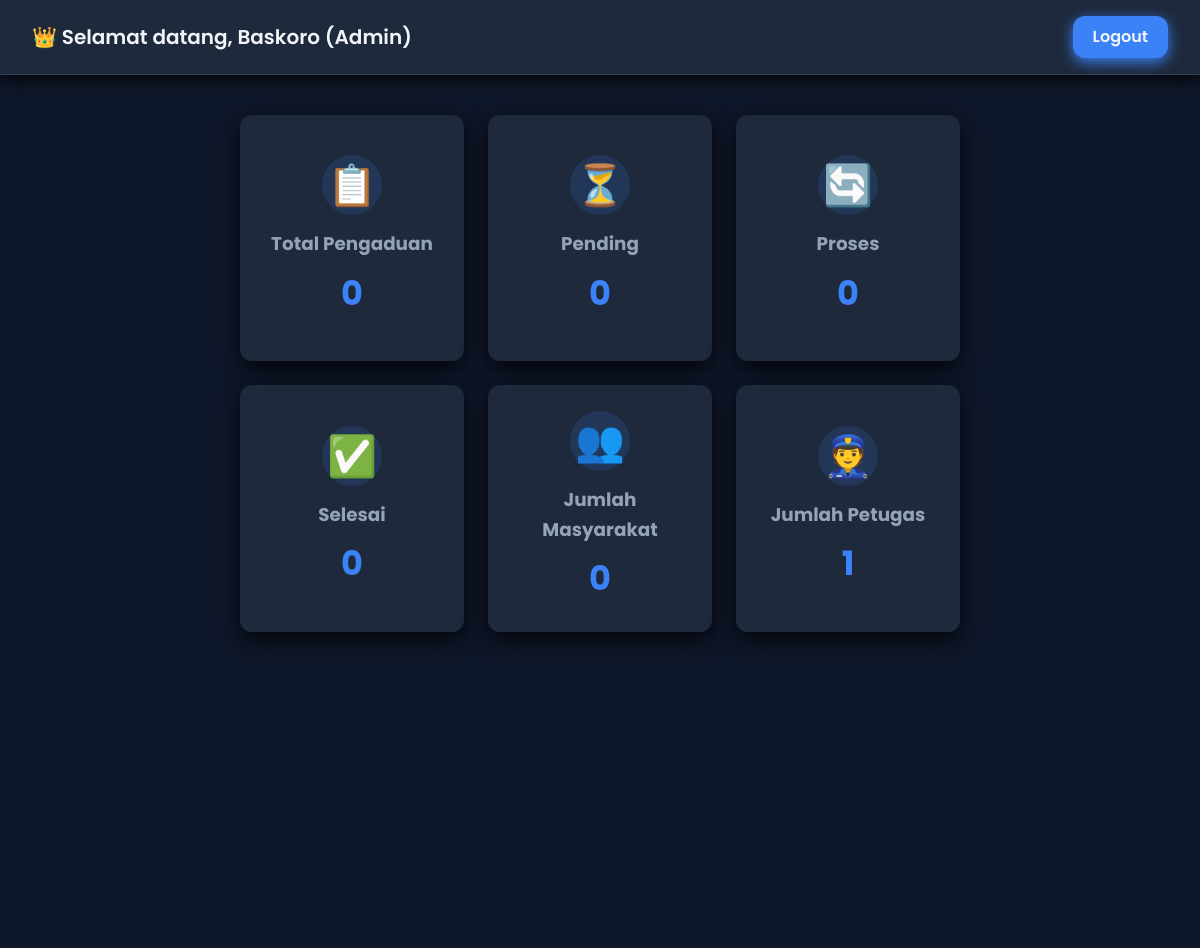
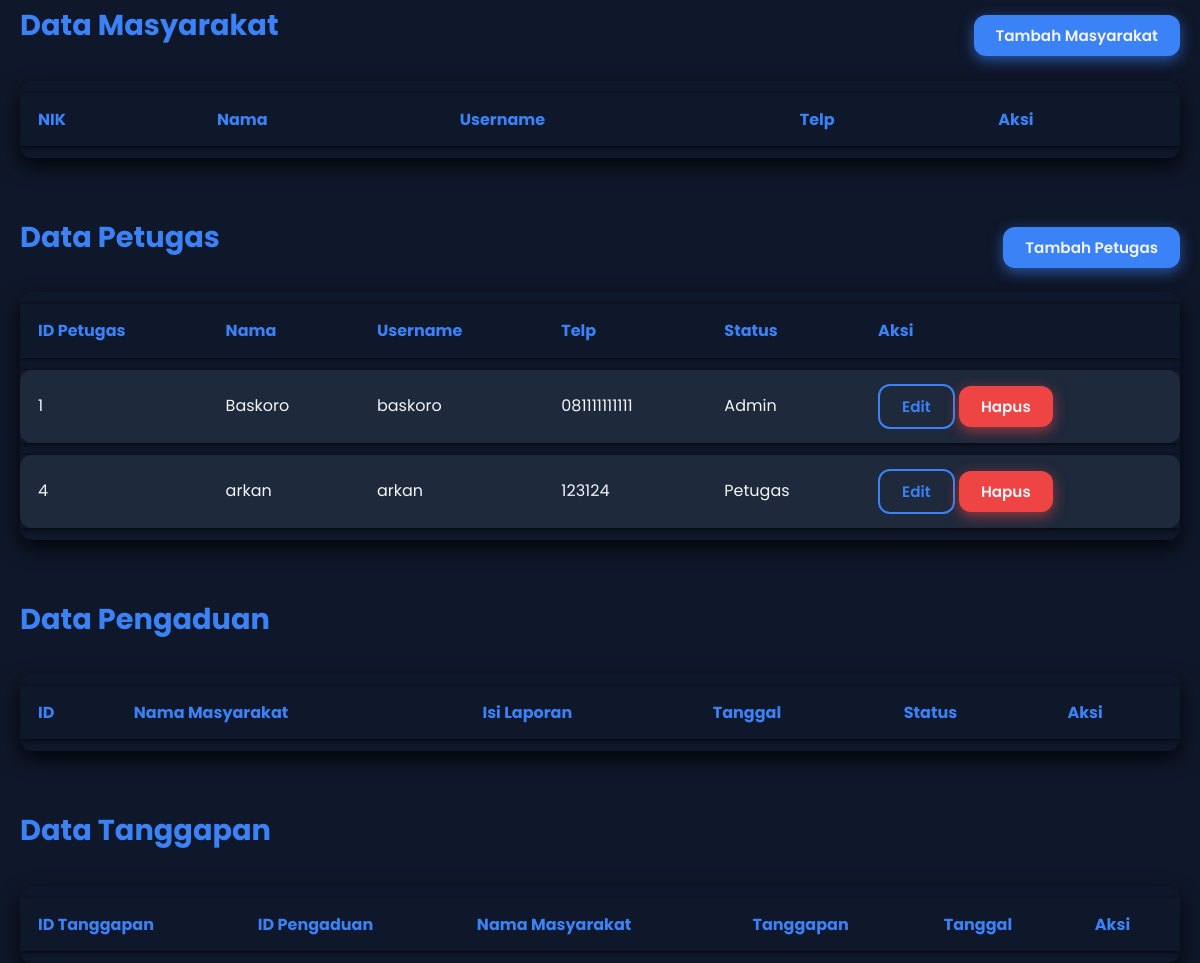
The page /admin_dashboard.php (signed in) on the database its author committed (2 pictures, top to bottom).
### tables this page shows
CREATE TABLE `petugas` (
  `id_petugas` int(11) NOT NULL COMMENT 'ID unik untuk petugas',
  `nama_petugas` varchar(35) NOT NULL COMMENT 'Nama lengkap petugas',
  `username` varchar(25) NOT NULL COMMENT 'Username untuk login, harus unik',
  `password` varchar(255) NOT NULL COMMENT 'Password yang di-hash menggunakan password_hash()',
  `telp` varchar(13) NOT NULL COMMENT 'Nomor telepon petugas, maksimal 13 digit',
  `status` enum('admin','petugas') NOT NULL COMMENT 'Status petugas: admin atau petugas',
  `created_at` timestamp NOT NULL DEFAULT current_timestamp() COMMENT 'Waktu pembuatan akun',
  `updated_at` timestamp NOT NULL DEFAULT current_timestamp() ON UPDATE current_timestamp() COMMENT 'Waktu terakhir diperbarui'
);

### admin_dashboard.php (the view, shortened to what this page needs)
<?php
include 'koneksi.php';
function getStats($koneksi) {
    $stats = [
        'total_pengaduan' => 0,
        'pending' => 0,
        'proses' => 0,
        'selesai' => 0,
        'total_masyarakat' => 0,
        'total_petugas' => 0,
        'recent_pengaduan' => [],
        'recent_tanggapan' => [],
        'data_masyarakat' => [],
        'data_petugas' => [],
        'data_pengaduan' => [],
        'data_tanggapan' => []
    ];
    $result = mysqli_query($koneksi, "SELECT COUNT(*) as total FROM pengaduan");
    $stats['total_pengaduan'] = mysqli_fetch_assoc($result)['total'];
    $result = mysqli_query($koneksi, "SELECT status, COUNT(*) as count FROM pengaduan GROUP BY status");
    $result = mysqli_query($koneksi, "SELECT COUNT(*) as count FROM masyarakat");
    $stats['total_masyarakat'] = mysqli_fetch_assoc($result)['count'];
    $result = mysqli_query($koneksi, "SELECT COUNT(*) as count FROM petugas WHERE status = 'petugas'");
    $stats['total_petugas'] = mysqli_fetch_assoc($result)['count'];
    $result = mysqli_query($koneksi, "SELECT nik, nama, username, telp FROM masyarakat");
    $result = mysqli_query($koneksi, "SELECT id_petugas, nama_petugas, username, telp, status FROM petugas");
    while ($row = mysqli_fetch_assoc($result)) {
        $stats['data_petugas'][] = [
            'id_petugas' => htmlspecialchars($row['id_petugas']),
            'nama_petugas' => htmlspecialchars($row['nama_petugas']),
            'username' => htmlspecialchars($row['username']),
            'telp' => htmlspecialchars($row['telp']),
            'status' => htmlspecialchars($row['status'])
        ];
    }
    $result = mysqli_query($koneksi, "SELECT p.id_pengaduan, m.nama, p.isi_laporan, p.tgl_pengaduan, p.status FROM pengaduan p JOIN masyarakat m ON p.nik = m.nik ORDER BY p.tgl_pengaduan DESC LIMIT 10");
    $result = mysqli_query($koneksi, "SELECT t.id_tanggapan, p.id_pengaduan, m.nama, t.tanggapan, t.tgl_tanggapan FROM tanggapan t JOIN pengaduan p ON t.id_pengaduan = p.id_pengaduan JOIN masyarakat m ON p.nik = m.nik ORDER BY t.tgl_tanggapan DESC LIMIT 10");
    return $stats;
}
$stats = getStats($koneksi);
?>
<!DOCTYPE html>
<html lang="id">
<head>
</head>
<body>
    <div class="navbar" role="banner">
        <span>👑 Selamat datang, <?php echo $_SESSION['nama_petugas']; ?> (Admin)</span>
        <a href="logout.php" role="link" aria-label="Logout">Logout</a>
    </div>
    <main class="container">
        <section class="stats-grid" aria-label="Statistik Pengaduan">
            <div class="stat-card" role="region" aria-labelledby="totalPengaduanTitle">
                <div class="icon" aria-hidden="true">📋</div>
                <h3 id="totalPengaduanTitle">Total Pengaduan</h3>
                <div class="number" id="total-pengaduan"><?php echo $stats['total_pengaduan']; ?></div>
            </div>
            <div class="stat-card" role="region" aria-labelledby="pendingTitle">
                <div class="icon" aria-hidden="true">⏳</div>
                <h3 id="pendingTitle">Pending</h3>
                <div class="number" id="pending"><?php echo $stats['pending']; ?></div>
            </div>
            <div class="stat-card" role="region" aria-labelledby="prosesTitle">
                <div class="icon" aria-hidden="true">🔄</div>
                <h3 id="prosesTitle">Proses</h3>
                <div class="number" id="proses"><?php echo $stats['proses']; ?></div>
            </div>
            <div class="stat-card" role="region" aria-labelledby="selesaiTitle">
                <div class="icon" aria-hidden="true">✅</div>
                <h3 id="selesaiTitle">Selesai</h3>
                <div class="number" id="selesai"><?php echo $stats['selesai']; ?></div>
            </div>
            <div class="stat-card" role="region" aria-labelledby="masyarakatTitle">
                <div class="icon" aria-hidden="true">👥</div>
                <h3 id="masyarakatTitle">Jumlah Masyarakat</h3>
                <div class="number" id="total-masyarakat"><?php echo $stats['total_masyarakat']; ?></div>
            </div>
            <div class="stat-card" role="region" aria-labelledby="petugasTitle">
                <div class="icon" aria-hidden="true">👮</div>
                <h3 id="petugasTitle">Jumlah Petugas</h3>
                <div class="number" id="total-petugas"><?php echo $stats['total_petugas']; ?></div>
            </div>
            <div></div>
            <div></div>
            <div></div>
        </section>
        <section aria-label="Data Masyarakat">
            <div class="section-header" style="display: flex; justify-content: space-between; align-items: center; margin-bottom: 12px;">
                <h2>Data Masyarakat</h2>
                <button class="btn" onclick="openModal('masyarakatModal', 'create')">Tambah Masyarakat</button>
            </div>
            <div class="scrollable-table" role="region" aria-labelledby="tableMasyarakat">
                <table aria-describedby="tableMasyarakat" role="grid" id="table-masyarakat" cellspacing="0" cellpadding="0">
                    <thead>
                        <tr>
                            <th>NIK</th>
                            <th>Nama</th>
                            <th>Username</th>
                            <th>Telp</th>
                            <th>Aksi</th>
                        </tr>
                    </thead>
                </table>
            </div>
        </section>
        <section aria-label="Data Petugas">
            <div class="section-header" style="display: flex; justify-content: space-between; align-items: center; margin-bottom: 12px;">
                <h2>Data Petugas</h2>
                <button class="btn" onclick="openModal('petugasModal', 'create')">Tambah Petugas</button>
            </div>
            <div class="scrollable-table" role="region" aria-labelledby="tablePetugas">
                <table aria-describedby="tablePetugas" role="grid" id="table-petugas" cellspacing="0" cellpadding="0">
                    <thead>
                        <tr>
                            <th>ID Petugas</th>
                            <th>Nama</th>
                            <th>Username</th>
                            <th>Telp</th>
                            <th>Status</th>
                            <th>Aksi</th>
                        </tr>
                    </thead>
                    <tbody>
                        <?php foreach ($stats['data_petugas'] as $petugas): ?>
                        <tr data-id_petugas="<?php echo $petugas['id_petugas']; ?>">
                            <td><?php echo $petugas['id_petugas']; ?></td>
                            <td><?php echo $petugas['nama_petugas']; ?></td>
                            <td><?php echo $petugas['username']; ?></td>
                            <td><?php echo $petugas['telp']; ?></td>
                            <td><?php echo ucfirst($petugas['status']); ?></td>
                            <td>
                                <button class="btn btn-secondary" onclick='openModal("petugasModal", "edit", <?php echo json_encode($petugas); ?>)'>Edit</button>
                                <button class="btn btn-danger" onclick='confirmDelete("petugas", "<?php echo $petugas['id_petugas']; ?>")'>Hapus</button>
                            </td>
                        </tr>
                        <?php endforeach; ?>
                    </tbody>
                </table>
            </div>
        </section>
        <section aria-label="Data Pengaduan">
            <div class="section-header" style="display: flex; justify-content: space-between; align-items: center; margin-bottom: 12px;">
                <h2>Data Pengaduan</h2>
            </div>
            <div class="scrollable-table" role="region" aria-labelledby="tablePengaduan">
                <table aria-describedby="tablePengaduan" role="grid" id="table-pengaduan" cellspacing="0" cellpadding="0">
                    <thead>
                        <tr>
                            <th>ID</th>
                            <th>Nama Masyarakat</th>
                            <th>Isi Laporan</th>
                            <th>Tanggal</th>
                            <th>Status</th>
                            <th>Aksi</th>
                        </tr>
                    </thead>
                </table>
            </div>
        </section>
        <section aria-label="Data Tanggapan">
            <div class="section-header" style="display: flex; justify-content: space-between; align-items: center; margin-bottom: 12px;">
                <h2>Data Tanggapan</h2>
            </div>
            <div class="scrollable-table" role="region" aria-labelledby="tableTanggapan">
                <table aria-describedby="tableTanggapan" role="grid" id="table-tanggapan" cellspacing="0" cellpadding="0">
                    <thead>
                        <tr>
                            <th>ID Tanggapan</th>
                            <th>ID Pengaduan</th>
                            <th>Nama Masyarakat</th>
                            <th>Tanggapan</th>
                            <th>Tanggal</th>
                            <th>Aksi</th>
                        </tr>
                    </thead>
                </table>
            </div>
        </section>
    </main>
</body>
</html>

### admin_dashboard.php (style rules this page uses)
:root { --bg: #0f172a; --card: #1e293b; --text: #f1f5f9; --text-muted: #94a3b8; --accent: #3b82f6; --danger: #ef4444; --success: #10b981; --border-radius: 12px; --shadow: rgba(0, 0, 0, 0.8); }
* { margin: 0; padding: 0; box-sizing: border-box; font-family: 'Poppins', sans-serif; }
body { background-color: var(--bg); color: var(--text); min-height: 100vh; line-height: 1.6; -webkit-font-smoothing: antialiased; -moz-osx-font-smoothing: grayscale; }
.navbar { background-color: var(--card); padding: 16px 32px; display: flex; justify-content: space-between; align-items: center; border-bottom: 1px solid #334155; box-shadow: 0 5px 15px var(--shadow); position: sticky; top: 0; z-index: 1100; }
.navbar span { font-weight: 600; font-size: 1.25rem; }
.navbar a { color: var(--text); font-weight: 600; text-decoration: none; padding: 8px 20px; border-radius: var(--border-radius); background-color: var(--accent); box-shadow: 0 4px 14px var(--accent); transition: background-color 0.3s ease, box-shadow 0.3s ease; cursor: pointer; }
.container { max-width: 1200px; margin: 40px auto 60px; padding: 0 20px; }
h2 { font-weight: 700; font-size: 1.8rem; margin-bottom: 20px; color: var(--accent); user-select: none; }
.stats-grid { display: grid; grid-template-columns: repeat(3, 1fr); grid-template-rows: repeat(3, 1fr); gap: 24px; margin-bottom: 48px; max-width: 720px; margin-left: auto; margin-right: auto; }
.stat-card { background-color: var(--card); padding: 26px 22px; border-radius: var(--border-radius); box-shadow: 0 8px 24px var(--shadow); text-align: center; min-height: 160px; display: flex; flex-direction: column; justify-content: center; color: var(--text-muted); user-select: none; cursor: default; transition: box-shadow 0.4s ease; }
.stat-card .icon { font-size: 2.5rem; width: 60px; height: 60px; background-color: rgba(59, 130, 246, 0.15); border-radius: 50%; margin: 0 auto 14px; display: flex; align-items: center; justify-content: center; }
.stat-card h3 { font-weight: 700; font-size: 1.15rem; margin-bottom: 8px; color: var(--text-muted); }
.stat-card .number { font-weight: 700; font-size: 2.1rem; color: var(--accent); }
section { margin-bottom: 56px; }
.scrollable-table { max-height: 380px; overflow-y: auto; border-radius: var(--border-radius); box-shadow: 0 8px 20px var(--shadow); }
table { width: 100%; border-collapse: separate; border-spacing: 0 12px; }
th, td { padding: 14px 18px; background-color: var(--card); color: var(--text); text-align: left; vertical-align: middle; }
th { background-color: transparent; color: var(--accent); font-weight: 700; font-size: 1rem; user-select: none; }
tr td:first-child, tr th:first-child { border-top-left-radius: var(--border-radius); border-bottom-left-radius: var(--border-radius); }
tr td:last-child, tr th:last-child { border-top-right-radius: var(--border-radius); border-bottom-right-radius: var(--border-radius); }
tr { box-shadow: 0 1px 5px var(--shadow); transition: background-color 0.25s ease; }
.btn { display: inline-block; padding: 9px 22px; font-weight: 600; font-size: 0.95rem; border-radius: var(--border-radius); cursor: pointer; transition: all 0.3s ease; text-align: center; user-select: none; border: none; outline: none; color: var(--text); box-shadow: 0 4px 14px rgba(59, 130, 246, 0.6); background-color: var(--accent); }
.btn-secondary { background-color: transparent; border: 2px solid var(--accent); color: var(--accent); box-shadow: none; }
.btn-danger { background-color: var(--danger); box-shadow: 0 4px 14px rgba(239, 68, 68, 0.6); }

### rows shown on the page
petugas: id_petugas "1", nama_petugas "Baskoro", username "baskoro", telp "081111111111", status "Admin"
petugas: id_petugas "4", nama_petugas "arkan", username "arkan", telp "123124", status "Petugas"

### other values the page prints
$_SESSION['nama_petugas'] "Baskoro"
$stats['total_pengaduan'] "0"
$stats['pending'] "0"
$stats['proses'] "0"
$stats['selesai'] "0"
$stats['total_masyarakat'] "0"
$stats['total_petugas'] "1"
